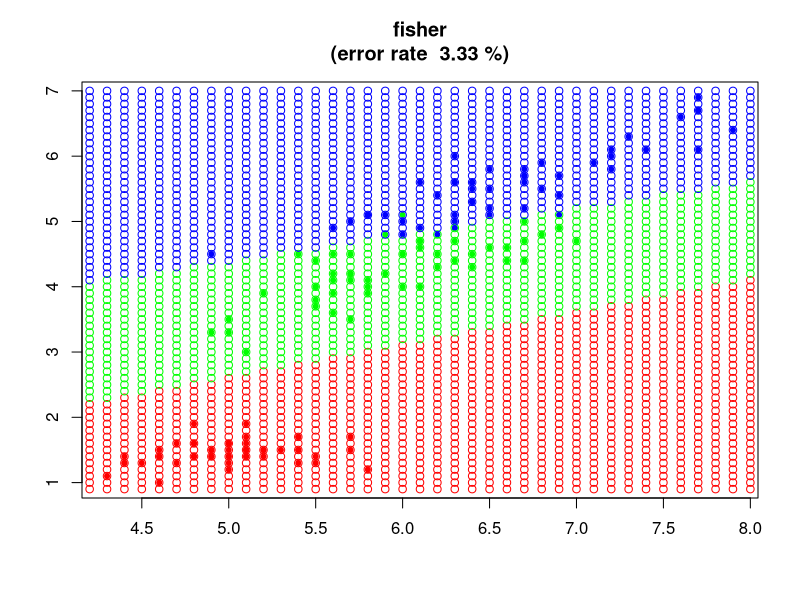

This figure's R source:
#Павлюков В.В. 401и
#source("plug_in.R")
#Для классификации нужны:
#обучающая выборка
D_to_M=function(D){
  n=dim(D)[1]
  m=dim(D)[2]
  M=matrix(0,n,m)
  for(i in 1:n){
    for(j in 1:m){
      M[i,j]=D[i,j]
    }
  }
  M
}
Xl = D_to_M(iris)#ирисы фишера: обучающая выборка
N = c(1,3)#вектор признаков, содержит номера признаков учавствующих в обучении
Xl = Xl[,append(N,5)]#"обрезание" "лишних" столбцов выборки
n<-length(N)#число признаков
nomer_stolbtca_classov <- dim(Xl)[2]#номер столбца с названиями классов(в нашем случае последний 3-й)
classes = levels(iris[,dim(iris)[2]])#вектор названий классов
Ny<-length(classes)#количество классов
#эмпирические оценки априорных вероятностей появления объектов классов(частоты в выборке)
Py<-table(Xl[,nomer_stolbtca_classov])/dim(Xl)[1]

#Ишем эмпирические оценки функций правдоподобия

#матрица матожиданий
myus=matrix(ncol=n,nrow=Ny)
for(i in 1:Ny){
  myus[i,]=apply(Xl[,-nomer_stolbtca_classov][which(Xl[,nomer_stolbtca_classov]==i),],2,"mean")
}

#общая ковариационная матрица
E=matrix(0,n,n)

for(i in 1:Ny){
  Lx=Xl[,-nomer_stolbtca_classov][which(Xl[,nomer_stolbtca_classov]==i),]
  Lx=sweep(Lx,2,myus[i,],"-")
  for(j in 1:dim(Lx)[1]){
    E=E+Lx[j,]%*%t(Lx[j,])
  }
}
E=E/(dim(Xl)[1]-1)
#вычисление альфа и бета параметров алгоритма
a=matrix(0,Ny,n)
b=rep(0,Ny)
Lyambda=rep(1,Ny)
for(i in 1:Ny){
  a[i,]=solve(E)%*%myus[i,]
  b[i]=log(Lyambda[i]*Py[i])-((t(myus[i,])%*%solve(E))%*%myus[i,])/2
}
#классификатор
alg = function(x, a, b) {
  Y = length(b)#количество классов
  n = dim(x)[2]#количество признаков
  scores = rep(0, Y)#вектор плотностей
  for (i in 1:Y) {
    scores[i] = x%*%a[i,]+b[i]
  }
  which.max(scores)#порядковый номер максимальной вероятности
}

#процент ошибки классификации
l<-dim(Xl)[1]
e<-0.0
for(i in 1:l){
  e<-e+100*(Xl[,nomer_stolbtca_classov][i]!=alg(c(Xl[,1][i],Xl[,2][i]), a, b ))/l
}

tcveta = c("red", "green", "blue")#создает вектор цветов
# график
plot(Xl[,1], Xl[,2], col = tcveta[Xl[,nomer_stolbtca_classov]], xlab = "", ylab = "",main = paste("fisher\n(error rate ",round(e,digits=2),"%)"),pch = 20)
#классифицируем все точки видимой области первого графика с шагом (0.1, 0.1)    
w_min<-min(Xl[,1])-0.1
w_max<-max(Xl[,1])+0.1
h_min<-min(Xl[,2])-0.1
h_max<-max(Xl[,2])+0.1
w<-w_min
while(w<w_max){
  h=h_min
  while(h<h_max){
    points(w, h, col = tcveta[alg(c(w,h), a, b )], pch = 1)
    h=h+0.1
  }
  w=w+0.1
}